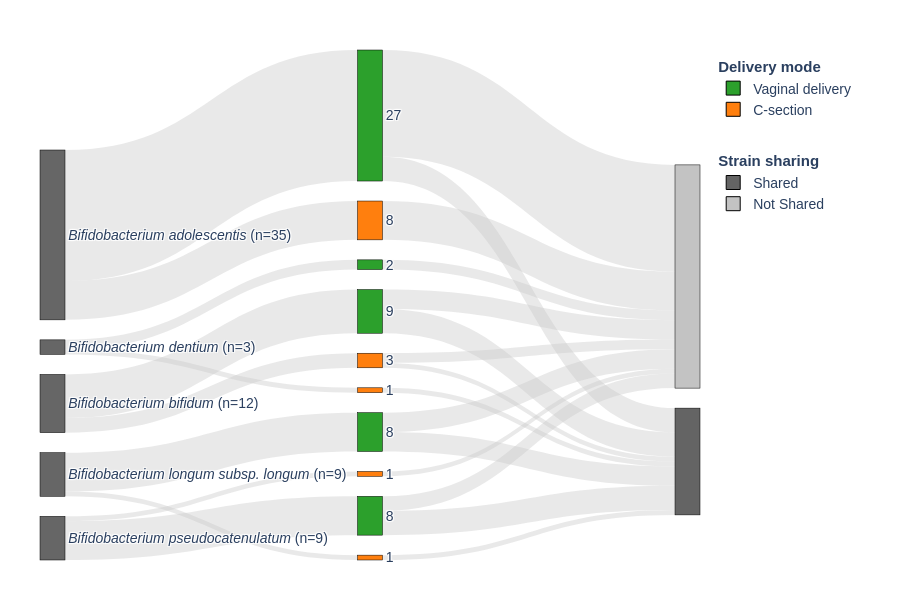

The cell this chart's notebook holds for it:
### Code cell
bifido_fecal_fig = create_publication_sankey(bifido_fecal_df)
bifido_fecal_fig.show()
bifido_fecal_fig.write_image("bifido_fecal_sankey.pdf", width=900, height=600, scale=2)

### Figure 1 — Plotly figure (JSON) as saved in the notebook; plotly's stock layout.template omitted (floating-point values rounded to 4 significant figures)
{"data": [{"arrangement": "snap", "link": {"color": "rgba(200, 200, 200, 0.4)", "source": [4, 4, 3, 3, 0, 0, 1, 1, 2, 2, 14, 13, 13, 12, 12, 11, 11, 6, 5, 8, 7, 7, 10, 9, 9], "target": [14, 13, 12, 11, 6, 5, 8, 7, 10, 9, 15, 15, 16, 15, 16, 15, 16, 16, 15, 16, 15, 16, 15, 15, 16], "value": [8, 27, 3, 9, 1, 2, 1, 8, 1, 8, 8, 22, 5, 2, 1, 4, 5, 1, 2, 1, 4, 4, 1, 3, 5]}, "node": {"color": ["#666666", "#666666", "#666666", "#666666", "#666666", "#2ca02c", "#ff7f0e", "#2ca02c", "#ff7f0e", "#2ca02c", "#ff7f0e", "#2ca02c", "#ff7f0e", "#2ca02c", "#ff7f0e", "#c3c3c3", "#646464"], "label": ["<i>Bifidobacterium dentium</i> (n=3)", "<i>Bifidobacterium longum subsp. longum</i> (n=9)", "<i>Bifidobacterium pseudocatenulatum</i> (n=9)", "<i>Bifidobacterium bifidum</i> (n=12)", "<i>Bifidobacterium adolescentis</i> (n=35)", "2", "1", "8", "1", "8", "1", "9", "3", "27", "8", "", ""], "line": {"color": ["black", "black", "black", "black", "black", "black", "black", "black", "black", "black", "black", "black", "black", "black", "black", "black", "black"], "width": 0.5}, "pad": 20, "thickness": 25}, "type": "sankey"}, {"legendgroup": "Modes", "legendgrouptitle": {"text": "<b>Delivery mode</b>"}, "marker": {"color": "#2ca02c", "line": {"color": "black", "width": 1}, "size": 14, "symbol": "square"}, "mode": "markers", "name": "Vaginal delivery", "type": "scatter", "x": [null], "y": [null]}, {"legendgroup": "Modes", "legendgrouptitle": {"text": "<b>Delivery mode</b>"}, "marker": {"color": "#ff7f0e", "line": {"color": "black", "width": 1}, "size": 14, "symbol": "square"}, "mode": "markers", "name": "C-section", "type": "scatter", "x": [null], "y": [null]}, {"legendgroup": "Status", "legendgrouptitle": {"text": "<br><b>Strain sharing</b>"}, "marker": {"color": "#646464", "line": {"color": "black", "width": 1}, "size": 14, "symbol": "square"}, "mode": "markers", "name": "Shared", "type": "scatter", "x": [null], "y": [null]}, {"legendgroup": "Status", "legendgrouptitle": {"text": "<br><b>Strain sharing</b>"}, "marker": {"color": "#c3c3c3", "line": {"color": "black", "width": 1}, "size": 14, "symbol": "square"}, "mode": "markers", "name": "Not Shared", "type": "scatter", "x": [null], "y": [null]}], "layout": {"font": {"family": "Arial", "size": 14}, "height": 600, "legend": {"x": 1.02, "xanchor": "left", "y": 1, "yanchor": "top"}, "margin": {"b": 40, "l": 40, "r": 200, "t": 50}, "paper_bgcolor": "white", "plot_bgcolor": "white", "showlegend": true, "width": 900, "xaxis": {"showgrid": false, "visible": false, "zeroline": false}, "yaxis": {"showgrid": false, "visible": false, "zeroline": false}}}
